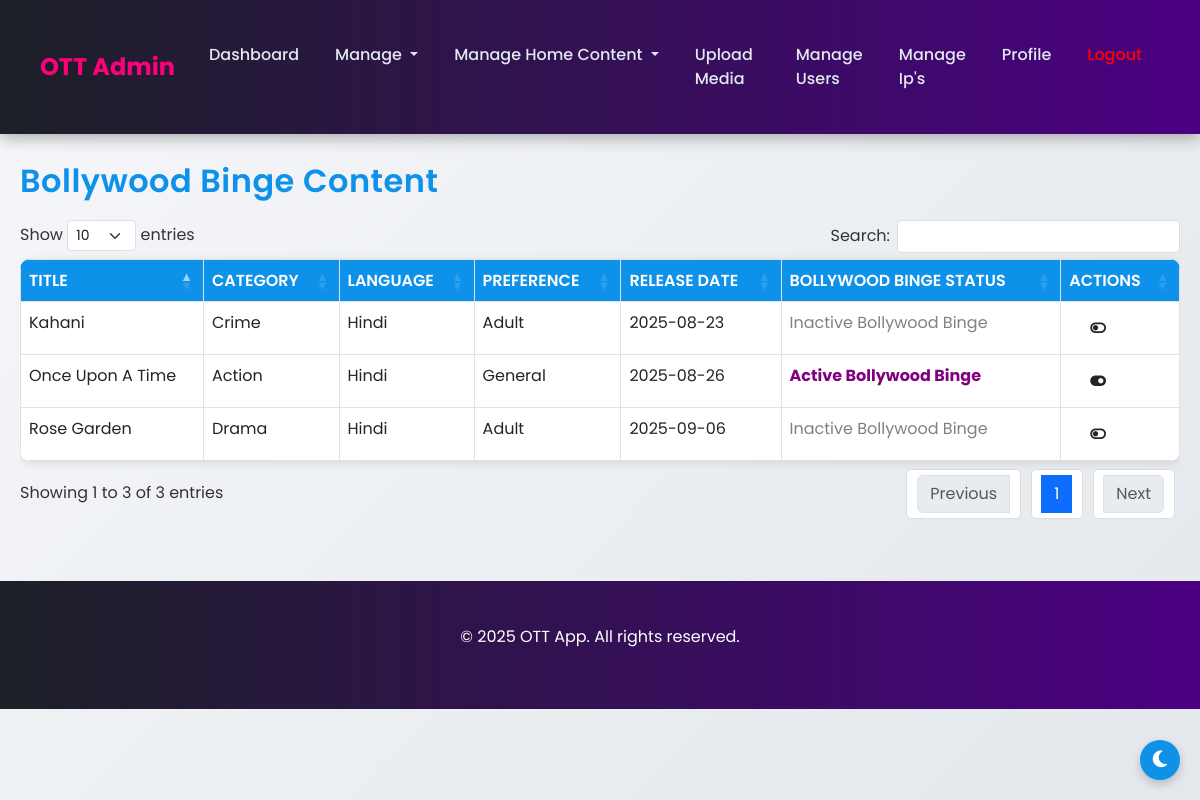
The app's page /admin/manage_bollywood_binge.php (signed in) with its own data.
### tables this page shows
CREATE TABLE `content` (
  `content_id` int(11) NOT NULL,
  `title` varchar(100) NOT NULL,
  `description` text DEFAULT NULL,
  `category_id` int(11) DEFAULT NULL,
  `thumbnail_url` text DEFAULT NULL,
  `video_url` varchar(255) DEFAULT NULL,
  `duration` int(11) DEFAULT NULL,
  `release_date` date DEFAULT NULL,
  `created_at` timestamp NOT NULL DEFAULT current_timestamp(),
  `status` enum('active','inactive') NOT NULL DEFAULT 'active',
  `content_type` varchar(255) DEFAULT NULL,
  `language_id` int(11) DEFAULT NULL,
  `preference_id` int(11) DEFAULT NULL,
  `trailer_url` varchar(255) DEFAULT NULL,
  `banner` tinyint(1) DEFAULT 0 COMMENT '1 for active banner, 0 for inactive banner',
  `top_shows` tinyint(1) DEFAULT 0 COMMENT '1 for active top_shows, 0 for inactive top_shows',
  `binge_worthy` tinyint(1) DEFAULT 0 COMMENT '1 for Binge Worthy, 0 for not Binge Worthy',
  `bollywood_binge` tinyint(1) DEFAULT 0 COMMENT '1 for Bollywoord Binge, 0 for not Bollywood Binge',
  `dubbed_in_hindi` tinyint(1) DEFAULT 0 COMMENT '1 for Dubbed In Hindi, 0 for not Dubbed In Hindi',
  `plan` varchar(20) DEFAULT 'free' COMMENT 'Plan type (e.g., free, paid)',
  `industry` varchar(100) DEFAULT NULL COMMENT 'Industry (e.g., Hollywood, Bollywood)'
);

CREATE TABLE `categories` (
  `category_id` int(11) NOT NULL,
  `name` varchar(50) NOT NULL,
  `status` enum('active','inactive') NOT NULL DEFAULT 'active',
  `main_category_id` int(11) NOT NULL DEFAULT 1
);

CREATE TABLE `languages` (
  `language_id` int(11) NOT NULL,
  `name` varchar(100) NOT NULL,
  `status` enum('active','inactive') DEFAULT 'active'
);

CREATE TABLE `content_preferences` (
  `preference_id` int(11) NOT NULL,
  `preference_name` varchar(50) NOT NULL,
  `description` varchar(255) DEFAULT NULL,
  `status` tinyint(1) NOT NULL DEFAULT 1,
  `created_at` timestamp NOT NULL DEFAULT current_timestamp()
);

### admin/manage_bollywood_binge.php (the view, shortened to what this page needs)
<?php
include '../api/config.php';
?>
<?php include 'includes/header.php'; ?>
<?php include 'includes/navbar.php'; ?>
<div class="container-fluid">
    <h2 class="mt-2">Bollywood Binge Content</h2>
    <div class="table-responsive">
        <table id="contentTable" class="table table-bordered">
            <thead>
                <tr>
                    <th>Title</th>
                    <th>Category</th>
                    <th>Language</th>
                    <th>Preference</th>
                    <th>Release Date</th>
                    <th>Bollywood Binge Status</th>
                    <th>Actions</th>
                </tr>
            </thead>
            <tbody>
                <?php
                $result = $conn->query("SELECT c.*, cat.name as category_name, l.name as language_name, cp.preference_name
                                        FROM content c
                                        JOIN categories cat ON c.category_id = cat.category_id
                                        LEFT JOIN languages l ON c.language_id = l.language_id
                                        LEFT JOIN content_preferences cp ON c.preference_id = cp.preference_id
                                        WHERE c.status = 'active'");
                while ($row = $result->fetch_assoc()) {
                    $bollywood_binge_class = $row['bollywood_binge'] == 1 ? 'binge-worthy-active' : 'binge-worthy-inactive';
                    $bollywood_binge_text = $row['bollywood_binge'] == 1 ? 'Active Bollywood Binge' : 'Inactive Bollywood Binge';
                    $bollywood_binge_icon = $row['bollywood_binge'] == 1 ? 'on' : 'off';
                    echo "<tr>
                        <td>" . htmlspecialchars($row['title']) . "</td>
                        <td>" . htmlspecialchars($row['category_name']) . "</td>
                        <td>" . htmlspecialchars($row['language_name'] ?? 'N/A') . "</td>
                        <td>" . htmlspecialchars($row['preference_name'] ?? 'N/A') . "</td>
                        <td>" . htmlspecialchars($row['release_date']) . "</td>
                        <td class='$bollywood_binge_class'>$bollywood_binge_text</td>
                        <td>
                            <form method='post' action='../api/content.php' style='display:inline;' onsubmit='return toggleBollywoodBinge(event, {$row['content_id']}, {$row['bollywood_binge']})'>
                                <input type='hidden' name='action' value='toggle_bollywood_binge'>
                                <input type='hidden' name='content_id' value='{$row['content_id']}'>
                                <input type='hidden' name='current_bollywood_binge' value='{$row['bollywood_binge']}'>
                                <button type='submit' class='btn btn-sm btn-purple'>
                                    <i class='fas fa-toggle-$bollywood_binge_icon'></i>
                                </button>
                            </form>
                        </td>
                    </tr>";
                }
                ?>
            </tbody>
        </table>
    </div>
</div>
<?php include 'includes/footer.php'; ?>
</body>
</html>

### assets/css/style.css (style rules this page uses)
.container, .container-fluid { padding: 20px; max-width: 1400px; margin: 0 auto; }
h1, h2 { font-weight: 600; color: #0e91e9; margin-bottom: 20px; letter-spacing: 0.5px; }
.btn { border-radius: 8px; padding: 10px 20px; font-weight: 500; transition: all 0.3s ease; }
table.dataTable { border-radius: 10px; overflow: hidden; background: #fff; box-shadow: 0 2px 10px rgba(0, 0, 0, 0.1); color: #333; }
table.dataTable thead th { background: #0e91e9; color: #fff; font-weight: 600; text-transform: uppercase; }
table.dataTable tbody tr { transition: background 0.3s ease; }

### admin/manage_bollywood_binge.php (style rules this page uses)
.binge-worthy-active { color: purple !important; font-weight: bold; }
.binge-worthy-inactive { color: gray !important; }

### records on screen
content: title "Kahani", category.name "Crime", language.name "Hindi", preference.preference_name "Adult", release_date "2025-08-23", bollywood_binge "Inactive Bollywood Binge"
content: title "Rose Garden", category.name "Drama", language.name "Hindi", preference.preference_name "Adult", release_date "2025-09-06", bollywood_binge "Inactive Bollywood Binge"
content: title "Once Upon A Time", category.name "Action", language.name "Hindi", preference.preference_name "General", release_date "2025-08-26", bollywood_binge "Active Bollywood Binge"
